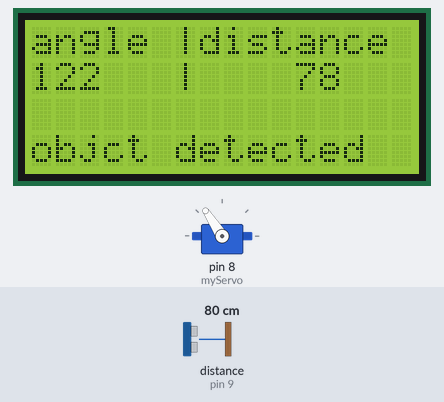
A sketch run on a simulated Arduino Uno, built with avr-gcc and run on an emulated ATmega328P. Parts: servo, 16×4 character LCD. Wiring (inferred from the names in the program): ultrasonic range finder: trigger pin 10; echo pin 9. The inputs (shaded band) are chosen by the test bench; at power-on: distance to the obstacle (sensor on pin 9) 80 cm. The echo pulse lasts 58.3 µs per cm.

Above: at 1.28 s.
1.3 s: distance to the obstacle (sensor on pin 9) set to 7 cm
At 1.65 s:
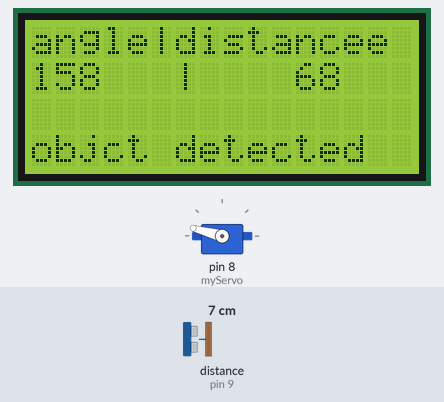
2.8 s: distance to the obstacle (sensor on pin 9) set to 4 cm
At 2.81 s:
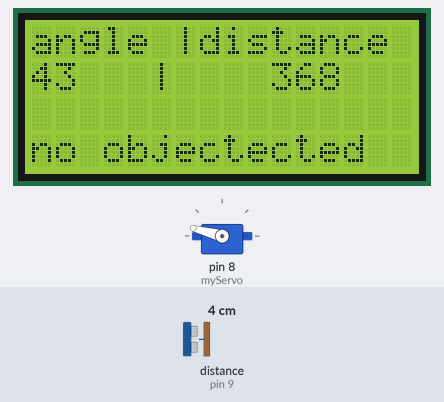
4.3 s: distance to the obstacle (sensor on pin 9) set to 60 cm
At 4.47 s:
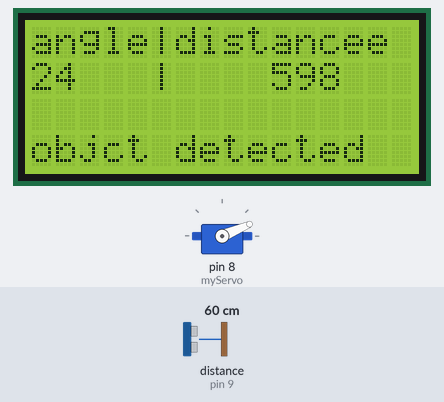
6.5 s: distance to the obstacle (sensor on pin 9) set to 2 cm
At 8.1 s:
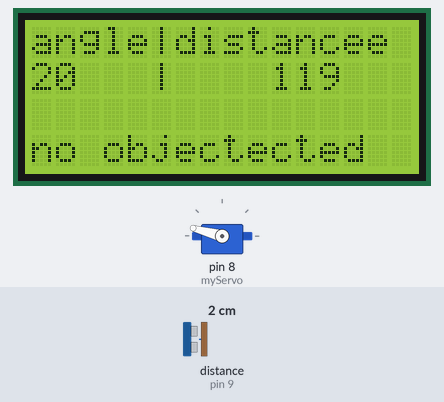
Timing chart, 0 to 9.6 s (numbered marks = the images above; inputs shaded):
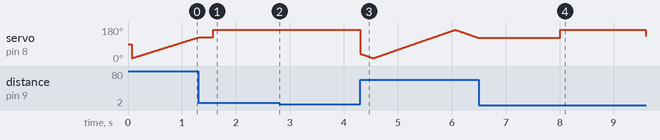

The sketch:

radar.ino
```cpp
// Includes the Servo library
#include <Servo.h>.
# include "LiquidCrystal.h"
const int trigPin = 10;
const int echoPin = 9;
long duration;
int distance;
LiquidCrystal lcd(2,3,4,5,6,7);
Servo myServo;
void setup() {
  pinMode(trigPin, OUTPUT);
  pinMode(echoPin, INPUT);
  Serial.begin(9600);
  myServo.attach(8);
  lcd.begin(16, 4);
  lcd.setCursor(0, 0);
  lcd.clear();
}
void loop() {
  // rotates the servo motor from 15 to 165 degrees
  for(int i=15;i<=165;i++){
  myServo.write(i);
  distance = calculateDistance();
  lcd.setCursor(0, 0);
  lcd.print("angle |distance");
  lcd.setCursor(0,1);
  lcd.print(i);
  lcd.print("   |    ");
  lcd.print(distance);
    if(distance<5) // minimum resistance provided by pot is 4ohm
    {

      lcd.setCursor(0,3);
      lcd.print("no object");
    }
    else
    {
      lcd.setCursor(0,3);
      lcd.print("objct detected");
    }
  }
  for(int i=165;i>15;i--){
  myServo.write(i);
  distance = calculateDistance();
  lcd.setCursor(0, 0);
  lcd.print("angle|distance");
  lcd.setCursor(0,1);
  lcd.print(i);
  lcd.print("   |    ");
  lcd.print(distance);
  lcd.setCursor(0,3);
    if(distance<5)               //minimum resistance provided by pot is 4ohm
    {
      lcd.setCursor(0,3);
      lcd.print("no object");
    }
    else
    {

      lcd.setCursor(0,3);
      lcd.print("objct detected");
    }
  }
}
int calculateDistance(){

  digitalWrite(trigPin, LOW);
  delayMicroseconds(2);
  digitalWrite(trigPin, HIGH);
  delayMicroseconds(10);
  digitalWrite(trigPin, LOW);
  duration = pulseIn(echoPin, HIGH);
  distance= duration*0.034/2;
  return distance;
}
```

Measured:
- the behaviour switches between 6 and 5 cm on distance to the obstacle (sensor on pin 9) (found by bisection; images 1 and 2)
- after the input at 2.8 s, servo on pin 8 (myServo): stays 165° (without the input it goes to 70° after 1.5 s)
